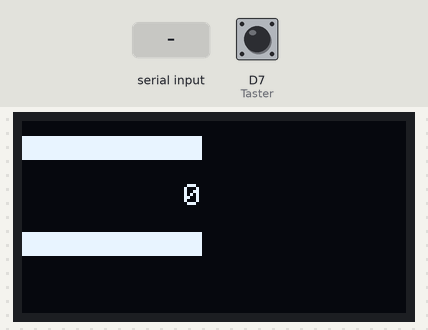
Recording of a sketch running on a simulated ESP8266 (NodeMCU). Shown: 128×64 one-colour display. Inputs (shaded band) come from the test bench; at power-on: D7 (Taster) HIGH. WiFi joins after 1.5 s; servers stay silent unless stated; uploads are accepted with an empty reply; storage starts empty; what the sketch prints to the serial monitor is not drawn.

Above: at 3.0 s.
3.1 s: D7 (Taster) pulled LOW for 0.15 s
At 3.2 s:
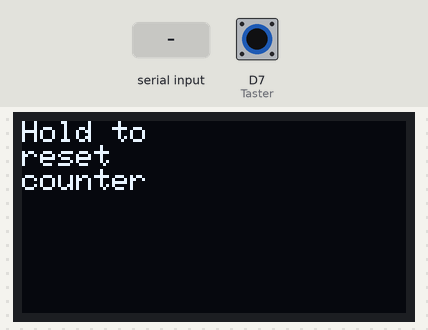
4.7 s: ";90\n" received over the second serial link
At 6.7 s:
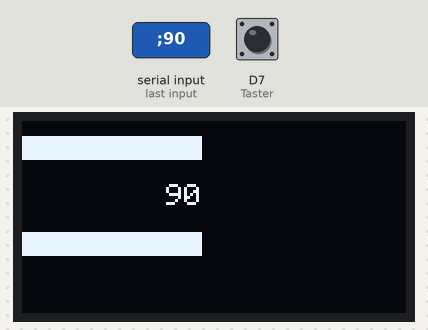
7.4 s: D7 (Taster) pulled LOW for 3.2 s
At 7.9 s:
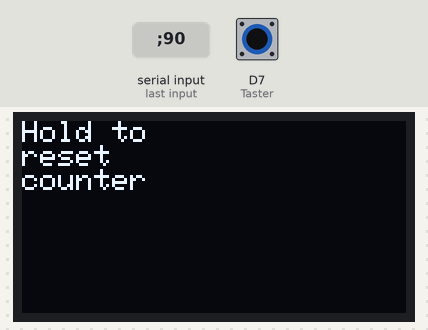
12.1 s: ";90\n" received over the second serial link
At 13.7 s:
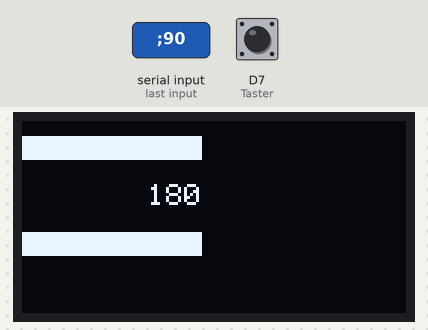
Timing chart, 0 to 15.2 s (numbered marks = the images above; inputs shaded):
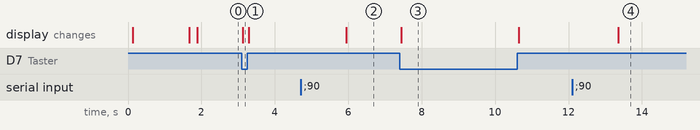

The sketch:

Wasserzaehler_ESP8266.ino
```cpp
#include <SoftwareSerial.h>
#include <Adafruit_SSD1306.h>
#include <WiFiManager.h>
#include <FS.h>
#include <ArduinoJson.h>
#include <ESP8266WiFi.h>
#include <ESP8266HTTPClient.h>
#include <ArduinoOTA.h>

Adafruit_SSD1306 display(0);
SoftwareSerial ATM328(D5, D6);

#define             Taster        D7
#define             HTTPTIMEOUT   1500
//#define             UDPDEBUG
#define             SERIALDEBUG
#define             DEVICENAME    "WASSERZAEHLER_HAUS"

#define IPSize        16
#define variableSize 255

#ifdef UDPDEBUG
const char * SYSLOGIP = "192.168.1.251";
#define SYSLOGPORT          514
#define UDPALIVEMILLIS 1000 * 60 * 15
#else
#define UDPALIVEMILLIS 0
#endif

enum _SyslogSeverity {
  _slEmergency,
  _slAlert,
  _slCritical,
  _slError,
  _slWarning,
  _slNotice,
  _slInformational,
  _slDebug
};

unsigned long lastMillis = 0;
unsigned long lastUDPALIVEMillis = 0;
unsigned long keyPressMillis = 0;

bool oldKeyState = HIGH;
bool counterReset = false;

String incomingStr;

unsigned int ZaehlerWert = 0;

String configFilename = "sysconf.json";

char ccuip[IPSize] = "";
char variable[variableSize]  = "";

//WifiManager - don't touch
bool shouldSaveConfig        = false;
#define wifiManagerDebugOutput   true
char ip[IPSize]      = "0.0.0.0";
char netmask[IPSize] = "0.0.0.0";
char gw[IPSize]      = "0.0.0.0";
bool startWifiManager = false;

bool OTAStart = false;

#define UDPPORT 6678
struct udp_t {
  WiFiUDP UDP;
  char incomingPacket[255];
  bool Ready = false;
} UDPClient;

void setup() {
  ATM328.begin(9600);
  Serial.begin(115200);
  pinMode(Taster, INPUT_PULLUP);
  display.begin(SSD1306_SWITCHCAPVCC, 0x3c);
  display.clearDisplay();
  display.setTextSize(1);
  display.setTextColor(WHITE, BLACK);
  display.setCursor(0, 0);
  display.display();
  display.println("Start...");
  display.display();

  DEBUG("Begin");
  if (digitalRead(Taster) == LOW) {
    DEBUG("Taster = LOW");
    startWifiManager = true;
  }

  if (!SPIFFS.begin()) {
    display.println("SPIFFS");
    display.println("mnt error");
    display.display();
    DEBUG("Failed to mount file system");
  } else {
    if (!loadSysConfig()) {
      DEBUG("Failed to load config");
      display.println("Failed to");
      display.println("load conf");
      display.display();
    } else {
      DEBUG("Config loaded");
      display.println("Config");
      display.println("loaded");
      display.display();
    }
  }

  if (doWifiConnect() == true) {
    display.clearDisplay();
    display.setCursor(0, 0);
    display.println("Wifi");
    display.println("Connected");
    display.display();
    setStateCCUCUxD(variable, String(ZaehlerWert));
  }
  else ESP.restart();

  UDPClient.UDP.begin(UDPPORT);
  UDPClient.Ready = true;

  startOTAhandling();

  DEBUG("START", "loop()", _slInformational);
}

void loop() {
  ArduinoOTA.handle();

  if (lastUDPALIVEMillis > millis())
    lastUDPALIVEMillis = millis();

  if (lastMillis > millis())
    lastMillis = millis();

  if (UDPALIVEMILLIS > 0 && millis() - lastUDPALIVEMillis > UDPALIVEMILLIS) {
    lastUDPALIVEMillis = millis();
    DEBUG("ALIVE", "loop()", _slInformational);
  }

  if (ATM328.available()) {
    incomingStr = ATM328.readString();
    if (incomingStr.startsWith(";")) {
      incomingStr = incomingStr.substring(1, incomingStr.length());
      incomingStr = incomingStr.substring(0, incomingStr.indexOf(";"));
      DEBUG("incomingStr = " + incomingStr, "loop()", _slInformational);
      if (incomingStr.toInt() < 2147483646) {
        ZaehlerWert = ZaehlerWert + incomingStr.toInt();
        saveSysConfig();
        if (!setStateCCUCUxD(variable, String(ZaehlerWert))) {
          DEBUG("1. Versuch setStateCCUCUxD() fehlgeschlagen. 2. Versuch...", "loop()", _slWarning);
          setStateCCUCUxD(variable, String(ZaehlerWert));
        }
      } else DEBUG("incomingStr = " + incomingStr, "loop()", _slWarning);
    }
    ATM328.print("ACK;ACK;ACK");
  }

  if (digitalRead(Taster) == LOW) {
    if (!counterReset) {
      display.clearDisplay();
      display.setCursor(0, 0);
      display.setTextColor(WHITE, BLACK);
      display.println("Hold to");
      display.println("reset");
      display.println("counter");
      display.display();
    }

    if (oldKeyState == HIGH) {
      oldKeyState = LOW;
      keyPressMillis = millis();
    }
    if (millis() - keyPressMillis > 5000 && !counterReset) {
      ZaehlerWert = 0;
      saveSysConfig();
      if (!setStateCCUCUxD(variable, String(ZaehlerWert))) {
        setStateCCUCUxD(variable, String(ZaehlerWert));
      }
      display.println( ""); display.println( "- OK -"); display.display();
      counterReset = true;
    }
  } else {
    oldKeyState = HIGH;
    counterReset = false;
  }

  if (millis() - lastMillis > 1000 && digitalRead(Taster) != LOW) {
    display.clearDisplay();
    display.setCursor(0, 5);
    display.setTextColor(BLACK, WHITE);
    display.println("          ");
    display.setTextColor(WHITE, BLACK);
    display.println("          ");
    for (int i = 10; i > ((String)ZaehlerWert).length(); i--)
      display.print(" ");
    display.println(ZaehlerWert);
    display.println("          ");
    display.setTextColor(BLACK, WHITE);
    display.println("          ");
    display.display();
  }
}
```

CCUhandling.ino
```cpp
bool setStateCCUCUxD(String id, String value) {
  if (WiFi.status() == WL_CONNECTED)
  {
    HTTPClient http;
    http.setTimeout(HTTPTIMEOUT);
    String url = "http://" + String(ccuip) + ":8181/cuxd.exe?ret=dom.GetObject(%22" + id + "%22).State(" + value + ")";
    http.begin(url);
    int httpCode = http.GET();
    String payload = "";

    if (httpCode != 200) {
      DEBUG("HTTP " + id +  " / " + value + " fail ("+String(httpCode)+")","setStateCCUCUxD()",_slError);
    } else {
      DEBUG("HTTP " + id +  " / " + value + " success", "setStateCCUCUxD()",_slInformational);
      payload = http.getString();
    }

    http.end();

    payload = payload.substring(payload.indexOf("<ret>"));
    payload = payload.substring(5, payload.indexOf("</ret>"));
    //DEBUG("setStateCCUCUxD payload = " + payload);

    return (payload != "null" && httpCode == 200);

  } else ESP.restart();
}
```

Debug.ino
```cpp
void DEBUG(String DebugMessage) {
  DEBUG(DebugMessage, "DummyTag",_slInformational);
}
void DEBUG(String DebugMessage, String Tag, byte Severity) {
#ifdef UDPDEBUG
  if (UDPClient.Ready) {
    UDPClient.UDP.beginPacket(SYSLOGIP, SYSLOGPORT);
    byte severity = 8 + Severity;
    UDPClient.UDP.write(String("<" + String(severity) + ">" + DEVICENAME + " " + Tag + " " + DebugMessage).c_str());
    UDPClient.UDP.endPacket();
  }
#endif

#ifdef SERIALDEBUG
  Serial.println(DebugMessage);
#endif
}
```

OTA.ino
```cpp
void startOTAhandling() {
  DEBUG("Starte OTA-Handler...","OTA",_slInformational);
  ArduinoOTA.onStart([]() {
    DEBUG(F("Start updating"),"OTA",_slInformational);
    OTAStart = true;
  });
  ArduinoOTA.onEnd([]() {
    DEBUG("\nEnd","OTA",_slInformational);
    OTAStart = false;
  });
  ArduinoOTA.onProgress([](unsigned int progress, unsigned int total) {
    //Serial.printf(".");
  });
  ArduinoOTA.onError([](ota_error_t error) {
    OTAStart = false;
    DEBUG("Error "+String(error)+": ","OTA",_slError);
    if (error == OTA_AUTH_ERROR) DEBUG("Auth Failed","OTA",_slError);
    else if (error == OTA_BEGIN_ERROR) DEBUG("Begin Failed","OTA",_slError);
    else if (error == OTA_CONNECT_ERROR) DEBUG("Connect Failed","OTA",_slError);
    else if (error == OTA_RECEIVE_ERROR) DEBUG("Receive Failed","OTA",_slError);
    else if (error == OTA_END_ERROR) DEBUG("End Failed","OTA",_slError);
  });

  String Hostname = "ESP-WZ-OTA-" + WiFi.macAddress();
  ArduinoOTA.setHostname(Hostname.c_str());
  ArduinoOTA.begin();
}
```

WifiManager.ino
```cpp
bool doWifiConnect() {
  String _ssid = WiFi.SSID();
  String _psk = WiFi.psk();

  String _pskMask = "";
  for (int i = 0; i < _psk.length(); i++) {
    _pskMask += "*";
  }
  DEBUG("ssid = " + _ssid + ", psk = " + _pskMask);

  const char* ipStr = ip; byte ipBytes[4]; parseBytes(ipStr, '.', ipBytes, 4, 10);
  const char* netmaskStr = netmask; byte netmaskBytes[4]; parseBytes(netmaskStr, '.', netmaskBytes, 4, 10);
  const char* gwStr = gw; byte gwBytes[4]; parseBytes(gwStr, '.', gwBytes, 4, 10);


  if (!startWifiManager && _ssid != "" && _psk != "" ) {
    DEBUG("Connecting WLAN the classic way...");
    WiFi.disconnect();
    WiFi.mode(WIFI_STA);
    WiFi.begin(_ssid.c_str(), _psk.c_str());
    int waitCounter = 0;
    if (String(ip) != "0.0.0.0")
      WiFi.config(IPAddress(ipBytes[0], ipBytes[1], ipBytes[2], ipBytes[3]), IPAddress(gwBytes[0], gwBytes[1], gwBytes[2], gwBytes[3]), IPAddress(netmaskBytes[0], netmaskBytes[1], netmaskBytes[2], netmaskBytes[3]));

    while (WiFi.status() != WL_CONNECTED) {
      waitCounter++;
      Serial.print(".");
      if (waitCounter == 20) {
        return false;
      }
      delay(500);
    }
    DEBUG("Wifi Connected");
    return true;
  } else {
    WiFiManager wifiManager;
    wifiManager.setDebugOutput(wifiManagerDebugOutput);
    wifiManager.setAPCallback(configModeCallback);
    wifiManager.setSaveConfigCallback(saveConfigCallback);
    WiFiManagerParameter custom_ccuip("ccuip", "CCU IP", ccuip, IPSize);
    WiFiManagerParameter custom_variable("variable", "Variablenname", variable, variableSize);

    WiFiManagerParameter custom_ip("custom_ip", "IP-Adresse", "", IPSize);
    WiFiManagerParameter custom_netmask("custom_netmask", "Netzmaske", "", IPSize);
    WiFiManagerParameter custom_gw("custom_gw", "Gateway", "", IPSize);
    WiFiManagerParameter custom_text("<br/><br>Statische IP (wenn leer, dann DHCP):");
    wifiManager.addParameter(&custom_ccuip);
    wifiManager.addParameter(&custom_variable);

    wifiManager.addParameter(&custom_text);
    wifiManager.addParameter(&custom_ip);
    wifiManager.addParameter(&custom_netmask);
    wifiManager.addParameter(&custom_gw);

    String Hostname = "ESP-WZ-" + WiFi.macAddress();
    wifiManager.setConfigPortalTimeout(180);

    if (startWifiManager == true) {
      if (_ssid == "" || _psk == "" ) {
        wifiManager.resetSettings();
      }
      else {
        if (!wifiManager.startConfigPortal(Hostname.c_str())) {
          DEBUG("failed to connect and hit timeout");
          delay(1000);
          ESP.restart();
        }
      }
    }

    wifiManager.setSTAStaticIPConfig(IPAddress(ipBytes[0], ipBytes[1], ipBytes[2], ipBytes[3]), IPAddress(gwBytes[0], gwBytes[1], gwBytes[2], gwBytes[3]), IPAddress(netmaskBytes[0], netmaskBytes[1], netmaskBytes[2], netmaskBytes[3]));

    wifiManager.autoConnect(Hostname.c_str());

    DEBUG("Wifi Connected");
    DEBUG("CUSTOM STATIC IP: " + String(ip) + " Netmask: " + String(netmask) + " GW: " + String(gw));
    if (shouldSaveConfig) {
      if (String(custom_ip.getValue()).length() > 5) {
        DEBUG("Custom IP Address is set!");
        strcpy(ip, custom_ip.getValue());
        strcpy(netmask, custom_netmask.getValue());
        strcpy(gw, custom_gw.getValue());
      } else {
        strcpy(ip,      "0.0.0.0");
        strcpy(netmask, "0.0.0.0");
        strcpy(gw,      "0.0.0.0");
      }

      strcpy(ccuip, custom_ccuip.getValue());
      strcpy(variable, custom_variable.getValue());

      saveSysConfig();
      SPIFFS.end();
      delay(100);
      ESP.restart();
    }

    return true;
  }
}
void configModeCallback (WiFiManager *myWiFiManager) {
  DEBUG("AP-Mode active!");
  display.clearDisplay();  display.setCursor(0, 0); display.println("AP-MODE!"); display.display();
}

void saveConfigCallback () {
  DEBUG("Should save config");
  shouldSaveConfig = true;
}

void parseBytes(const char* str, char sep, byte* bytes, int maxBytes, int base) {
  for (int i = 0; i < maxBytes; i++) {
    bytes[i] = strtoul(str, NULL, base);  // Convert byte
    str = strchr(str, sep);               // Find next separator
    if (str == NULL || *str == '\0') {
      break;                            // No more separators, exit
    }
    str++;                                // Point to next character after separator
  }
}
```

ConfigFileHandling.ino
```cpp
bool loadSysConfig() {
  File configFile = SPIFFS.open("/" + configFilename, "r");
  if (!configFile) {
    DEBUG("Failed to open config file");
    return false;
  }

  size_t size = configFile.size();
  if (size > 1024) {
    DEBUG("Config file size is too large");
    return false;
  }

  std::unique_ptr<char[]> buf(new char[size]);
  configFile.readBytes(buf.get(), size);

  DynamicJsonBuffer jsonBuffer;
  JsonObject& json = jsonBuffer.parseObject(buf.get());

  if (!json.success()) {
    DEBUG("Failed to parse config file");
    return false;
  }

#ifdef SERIALDEBUG
  json.printTo(Serial);
#endif
  ((json["ip"]).as<String>()).toCharArray(ip, IPSize);
  ((json["netmask"]).as<String>()).toCharArray(netmask, IPSize);
  ((json["gw"]).as<String>()).toCharArray(gw, IPSize);
  ((json["ccuip"]).as<String>()).toCharArray(ccuip, IPSize);
  ((json["variable"]).as<String>()).toCharArray(variable, variableSize);

  ZaehlerWert = json["ZaehlerWert"];

  return true;
}

bool saveSysConfig() {
  StaticJsonBuffer<200> jsonBuffer;
  JsonObject& json = jsonBuffer.createObject();

  json["ip"] = ip;
  json["netmask"] = netmask;
  json["gw"] = gw;

  json["ccuip"] = ccuip;
  json["variable"] = variable;

  json["ZaehlerWert"] = ZaehlerWert;

  File configFile = SPIFFS.open("/" + configFilename, "w");
  if (!configFile) {
    DEBUG("Failed to open config file for writing");
    return false;
  }
#ifdef SERIALDEBUG
  json.printTo(Serial);
#endif
  json.printTo(configFile);
  return true;
}
```

Measured:
- after the input at 3.1 s, the display: changes at once (image 1)
- after the input at 4.7 s, the display: changes after 1.2 s (image 2)
- after the input at 7.4 s, the display: changes after 0.05 s (image 3)
- after the input at 12.1 s, the display: changes after 1.3 s (image 4)
